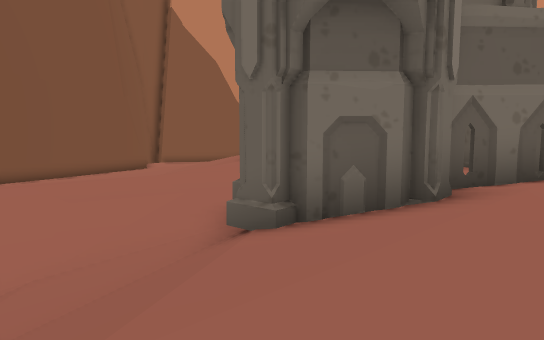
view 1 (above)

24 first-person views from a walk through a scene from a Unity 3-D project. The camera is 1.3 m above the floor, tilts 6° down and sees 70° across. The floor is counted in squares, 2 m on a side. Each view is taken from the middle of a square. On the plan, view 1 faces up. The plan holds only what a view shows up to about 11 squares ahead; the rest is blank. The place goes on beyond the plan. The player character is not drawn. Some animated figures are not drawn.

view 2
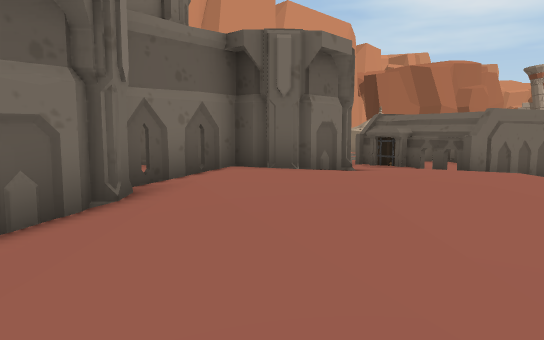

view 3
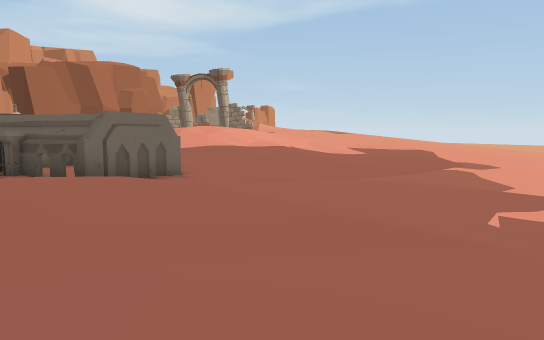

view 4
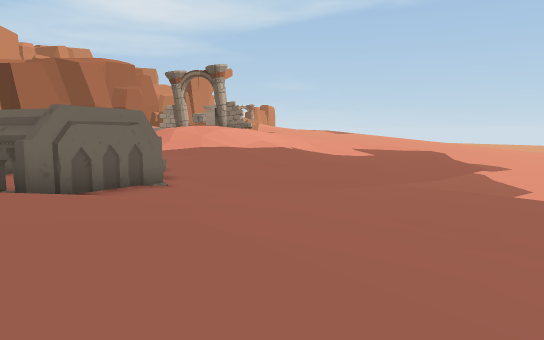

view 5
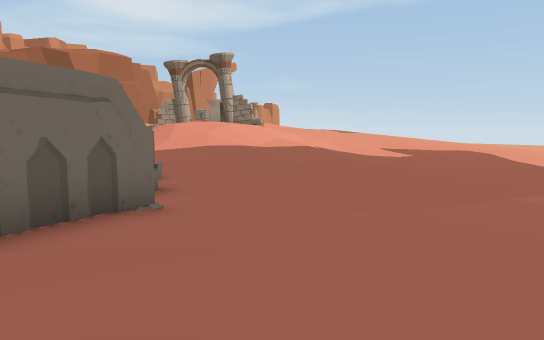

view 6
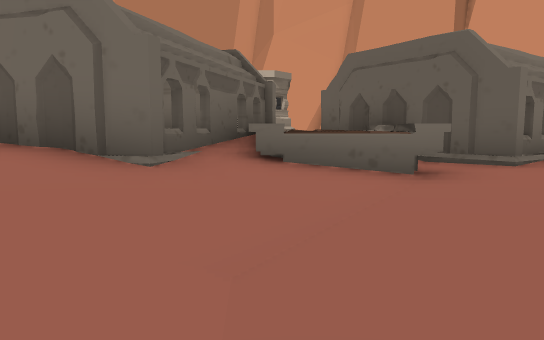

view 7
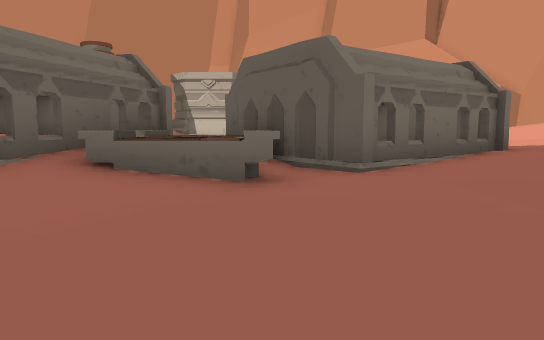

view 8
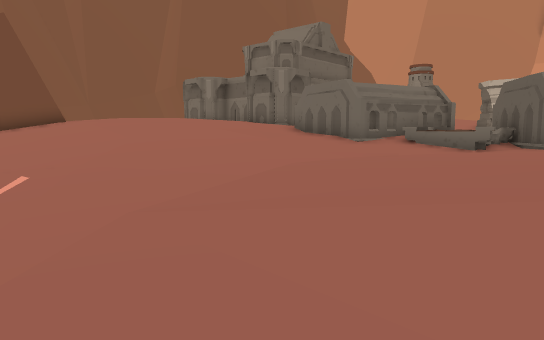

view 9
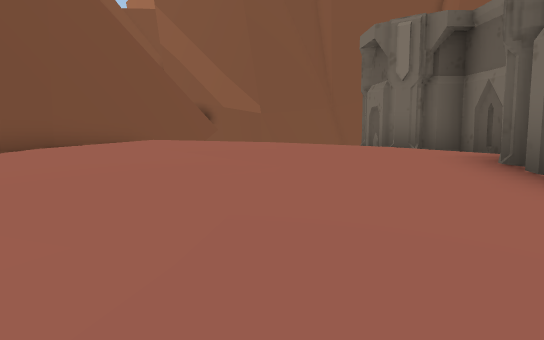

view 10
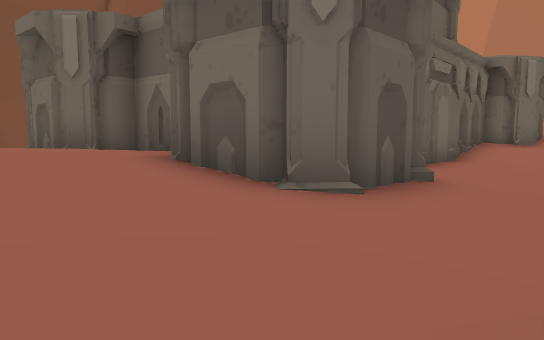

view 11
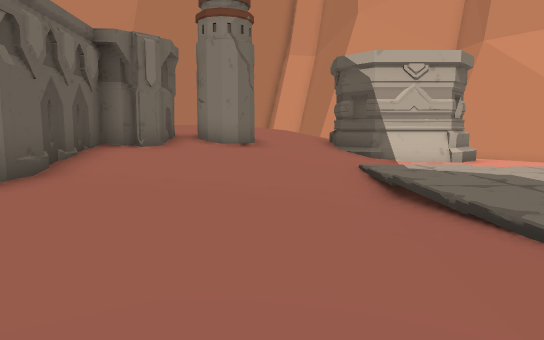

view 12
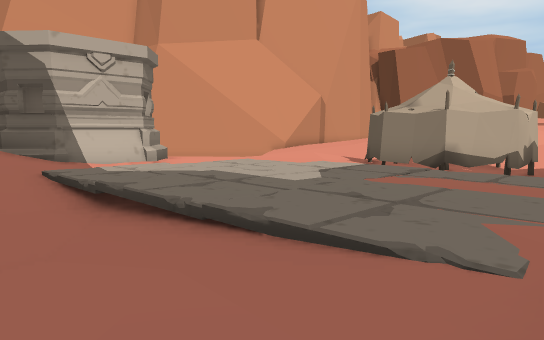

view 13
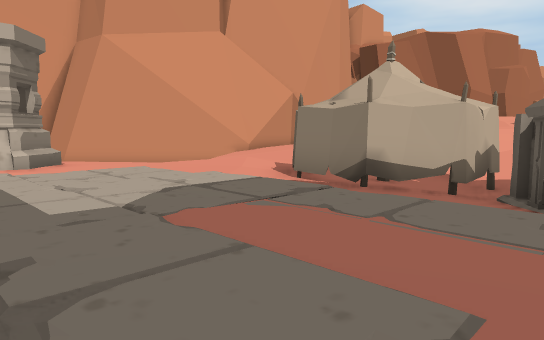

view 14
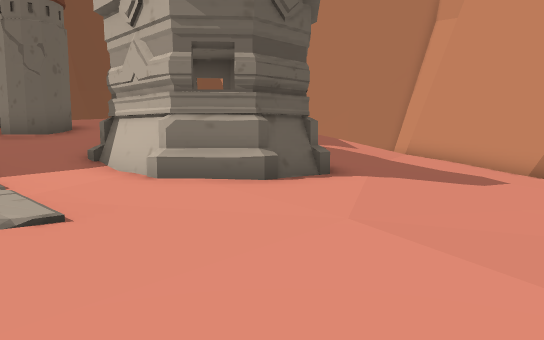

view 15
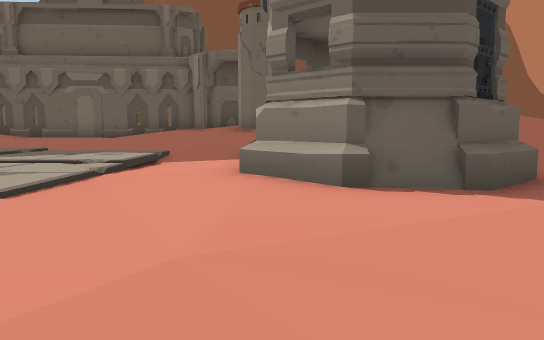

view 16
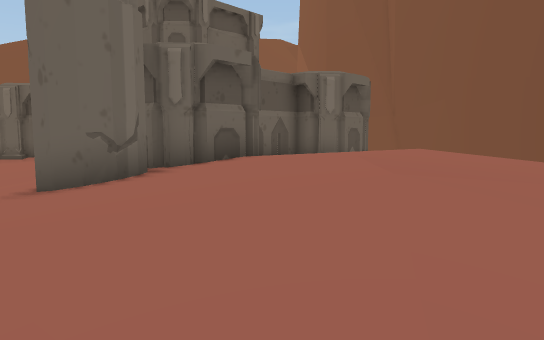

view 17
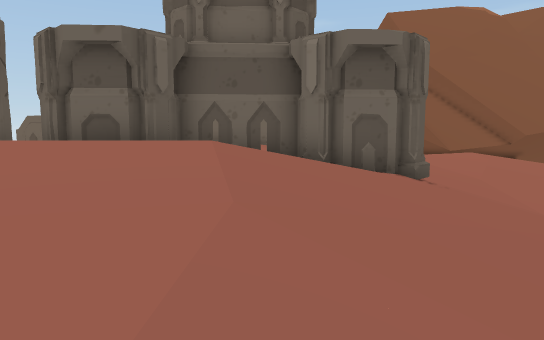

view 18
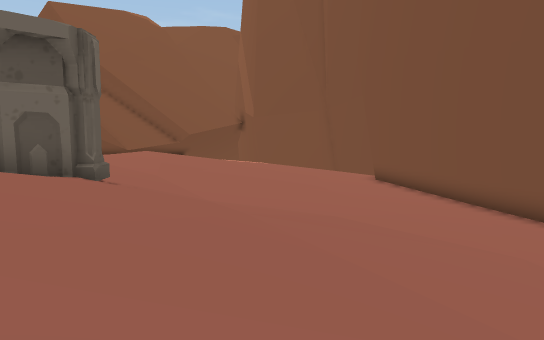

view 19
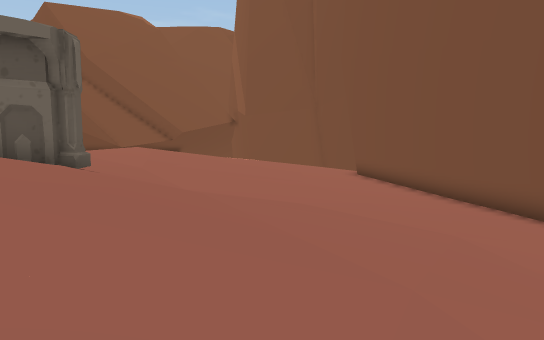

view 20
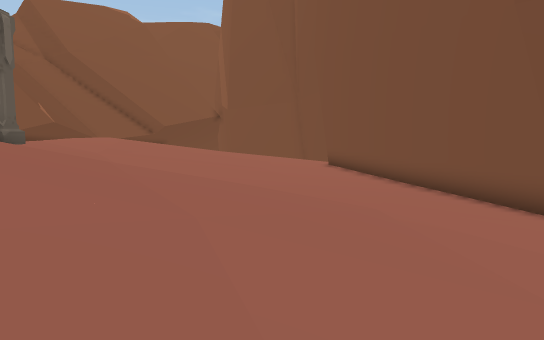

view 21
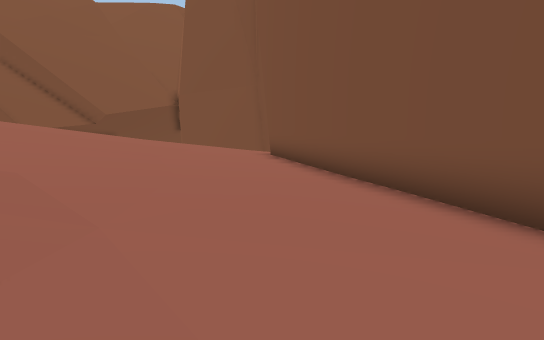

view 22
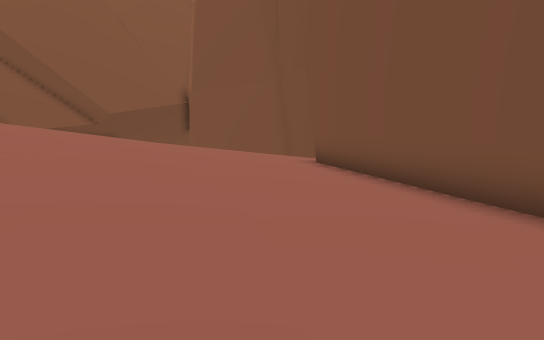

view 23
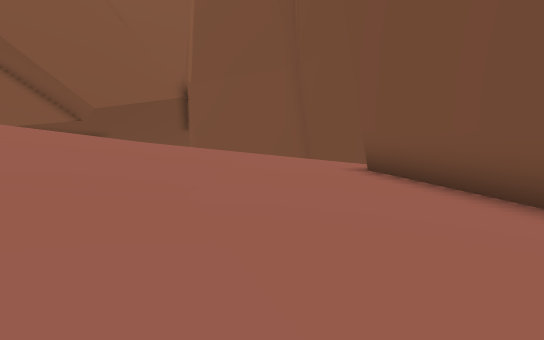

view 24
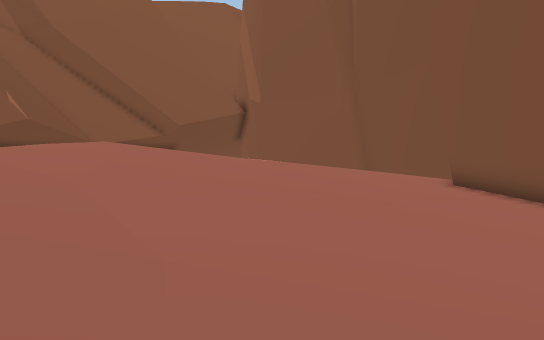

### Floor plan
Key: @ floor where view 1 was taken; # wall or solid block; . main floor; : floor 0.25 m higher than the main floor; - floor 0.5 m lower than the main floor; + floor 0.75 m higher than the main floor; * floor 1 m higher than the main floor; _ floor 1 m lower than the main floor; < floor 1.25 m lower than the main floor; % floor 1.5 m higher than the main floor; ( floor 1.75 m lower than the main floor; & floor 2 m higher than the main floor; ! floor 2 m lower than the main floor; $ floor 2.25 m higher than the main floor; ? floor 2.5 m lower than the main floor; / step, stairs or slope; = window, fence, low wall or low ledge; v drop or lower ground; B building; T tower; E tent.
Columns run from 16 left of view 1 to 19 right of it. Each row starts with its distance up from view 1.
 26               </ /              _<
 25          !(((</////           .-__
 24       ##!((((//////          :.-__
 23       #?!(((<_-.///%   &&&%%+:..-_
 22      ##!!(((__..//%&&&$$$&%%++...-_
 21      #?!((((_-.:+%&$$$$$$&% ++...--
 20     ##!!(((<_-.++%&$$$$$&&%   B...-
 19    ##!!!(((<_-.++%&$$$$&&%%#BBBB...
 18    #?!!((((<_-.+*%  $$&&%%*#BBBB...
 17   ##!!((((<<__.++    BBTT**+BBB.....
 16   #!!!((((<<__.B##  ###%T*++:.:...::
 15  ##!!(((<<___-.  BBBB##**++:///.::::
 14  ?!!((((<___-.:      B**++:/:/::::::
 13 v!!((((<___-..       B*++:./:::::::.
 12  !((((<___-...       B++:../++++:EE.
 11   (((<___-...::+     #++:../++++:E.E
 10    (<___-...::::     B++:../++++:EE
  9    <<__-..::::::     B++:::+++++:.EE
  8      _-. .:+::::       +++:+++++:.B
  7           +:::.:       /+++++++:
  6             ....B BBBB #++B###BBB
  5             ....  #%%###++B +#B #  B
  4              -./B#%%%%%**+B  B#+BBB.
  3               ./*%%%%%%%*+#B B=+=...
  2               //%%%%%%%%*++:#B......
  1                /%%%%%%%%*+::...--..
  0                 @%%%%%%*++:...---..
 -1                  %%%%%*++:..-----..
 -2               ##% %%%*++..--__/--..
 -3               v####*////.-____/--..
 -4               vvvv   //.-___<<(/--.
 -5                       -____<<((/--..
 -6                       __<<<(((((/---
 -7                          (((((((/---
 -8                           ((!!!  /--

Where each view was taken, in squares from view 1:
view 1: 0 up, 0 right, facing up
view 2: 0 up, 0 right, facing up-right
view 3: 1 down, 1 right, facing right
view 4: 1 down, 3 right, facing right
view 5: 0 up, 7 right, facing right
view 6: 2 down, 14 right, facing up
view 7: 2 down, 16 right, facing up
view 8: 8 down, 19 right, facing up-left
view 9: 2 up, 9 right, facing left
view 10: 2 up, 9 right, facing up-left
view 11: 6 up, 9 right, facing up
view 12: 7 up, 9 right, facing up-right
view 13: 7 up, 12 right, facing up-right
view 14: 14 up, 19 right, facing up-left
view 15: 17 up, 19 right, facing left
view 16: 23 up, 10 right, facing down-left
view 17: 24 up, 2 right, facing down
view 18: 24 up, 2 right, facing down-left
view 19: 25 up, 2 right, facing down-left
view 20: 26 up, 1 right, facing down-left
view 21: 25 up, 4 left, facing down-left
view 22: 22 up, 5 left, facing down-left
view 23: 19 up, 7 left, facing down-left
view 24: 19 up, 2 left, facing down-left
